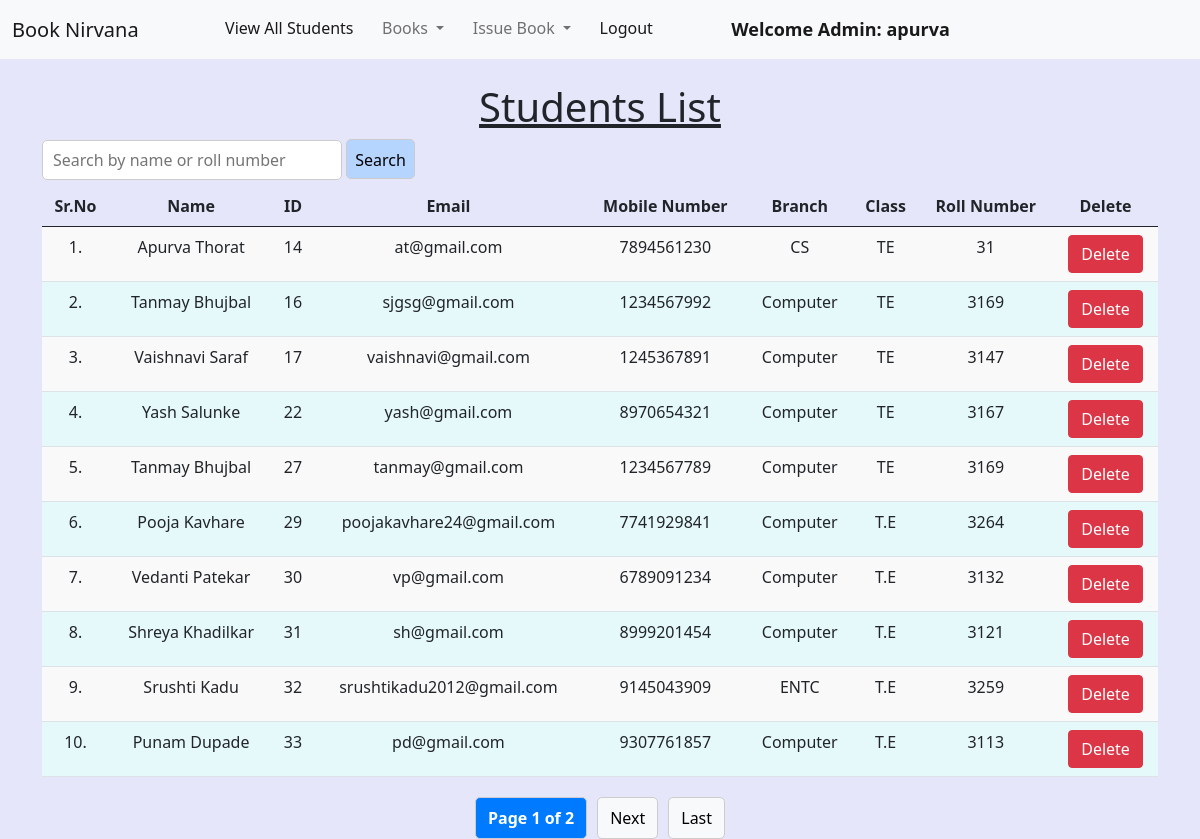
The app's page /view_students/ (signed in) with its own data.
### library/models.py (models this page shows, shortened)
class Student(models.Model):
    user = models.OneToOneField(User, on_delete=models.CASCADE)
    classroom = models.CharField(max_length=10)
    branch = models.CharField(max_length=10)
    roll_no = models.CharField(max_length=3, blank=True)
    phone = models.CharField(max_length=10, blank=True)
    image = models.ImageField(upload_to="", blank=True)

### library/views.py (the view)
# urls.py: path("view_students/", views.view_students, name="view_students"),
@login_required(login_url='/admin_login')
def view_students(request):
    query = request.GET.get('q', '')  # Get the search query from the URL parameters
    students = Student.objects.all()
    if query:
        students = students.filter(
            Q(user__first_name__icontains=query) |
            Q(user__last_name__icontains=query) |
            Q(roll_no__icontains=query)
        )
    paginator = Paginator(students, 10)  # 10 students per page
    page_number = request.GET.get('page')  # Get the page number from the request
    page_obj = paginator.get_page(page_number)  # Get the students for the current page
    return render(request, "view_students.html", {'students': page_obj, 'query': query})

### library/templates/view_students.html (shortened to what this page needs)
{% extends 'admin_navbar.html' %}
{% load static %}
{% block body %}
<div class="container mt-4">
    <h1 class="text-center"><u>Students List</u></h1>
    <form method="GET" action="{% url 'view_students' %}">
        <input type="text" name="q" placeholder="Search by name or roll number" value="{{ query }}" style="width: 300px; height: 40px; padding: 10px; font-size: 16px; border: 1px solid #ccc; border-radius: 5px;">
        <button type="submit" class="search-button">Search</button>
    </form>
    <table class="table table-hover" id="example">
        <thead>
            <tr class="text-center">
                <th>Sr.No</th>
                <th>Name</th>
                <th>ID</th>
                <th>Email</th>
                <th>Mobile Number</th>
                <th>Branch</th>
                <th>Class</th>
                <th>Roll Number</th>
                <th>Delete</th>
            </tr>
        </thead>
        <tbody>
            {% for student in students %}
            <tr class="text-center">
                <td>{{ forloop.counter0|add:students.start_index }}.</td>
                <td>{{ student.user.get_full_name }}</td>
                <td>{{ student.user.id }}</td>
                <td>{{ student.user.email }}</td>
                <td>{{ student.phone }}</td>
                <td>{{ student.branch }}</td>
                <td>{{ student.classroom }}</td>
                <td>{{ student.roll_no }}</td>
                <td><a href="/delete_student/{{ student.id }}/" class="btn btn-danger" onclick="return confirm('Are you sure you want to delete this student?')">Delete</a></td>
            </tr>
            {% endfor %}
        </tbody>
    </table>
    {% if students.has_other_pages %}
    <div class="pagination">
        <span class="active">Page {{ students.number }} of {{ students.paginator.num_pages }}</span>
        {% if students.has_next %}
            <a href="?page={{ students.next_page_number }}{% if query %}&q={{ query }}{% endif %}">Next</a>
            <a href="?page={{ students.paginator.num_pages }}{% if query %}&q={{ query }}{% endif %}">Last</a>
        {% endif %}
    </div>
    {% endif %}
</div>
{% endblock %}

### library/templates/admin_navbar.html (shortened to what this page needs)
<!doctype html>
<html lang="en">
  <head>
    <link href="https://cdn.jsdelivr.net/npm/bootstrap@5.1.0/dist/css/bootstrap.min.css" rel="stylesheet">
    <link rel="stylesheet" href="https://cdn.datatables.net/1.10.25/css/jquery.dataTables.min.css">
    <link rel="stylesheet" href="https://cdn.datatables.net/buttons/1.7.1/css/buttons.dataTables.min.css">
  </head>
  <body>
    <nav class="navbar navbar-expand-lg navbar-light bg-light">
        <div class="container-fluid">
          <a class="navbar-brand" href="#">Book Nirvana</a>
          <div class="collapse navbar-collapse" id="navbarSupportedContent">
            <ul class="navbar-nav me-auto mb-2 mb-lg-0">
              <li class="nav-item">
                <a class="nav-link active" aria-current="page" href="/view_students/">View All Students</a>
              </li>
              <li class="nav-item dropdown">
                <a class="nav-link dropdown-toggle" href="#" id="navbarDropdown" role="button" data-bs-toggle="dropdown" aria-expanded="false">
                  Books
                </a>
              </li>
              <li class="nav-item dropdown">
                <a class="nav-link dropdown-toggle" href="#" id="navbarDropdown" role="button" data-bs-toggle="dropdown" aria-expanded="false">
                  Issue Book
                </a>
              </li>
              <li class="nav-item">
                <a class="nav-link active" aria-current="page" href="/logout/">Logout</a>
              </li>
              <li class="nav-item">
                <a style="font-weight:600; font-family:'Segoe UI', Tahoma, Geneva, Verdana, sans-serif; font-size: large;" class="nav-link active" href="#">Welcome Admin: {{request.user}}</a>
              </li>
            </ul>
          </div>
        </div>
      </nav>
      {% block body %}
      {% endblock %}
  </body>
</html>

### library/templates/view_students.html (style rules this page uses)
body { background-color: lavender; }
table.table-hover tbody tr:nth-child(odd) { background-color: #f9f9f9; }
table.table-hover tbody tr:nth-child(even) { background-color: rgb(230, 249, 250); }
.search-button, .clear-button { text-align: center; color: black; margin-bottom: 7px; background: #b5d5ff; height: 40px; padding: 8px; font-size: 16px; border: 1px solid #ccc; border-radius: 5px; cursor: pointer; }
.pagination { margin-top: 20px; display: flex; justify-content: center; }
.pagination a, .pagination span { padding: 8px 12px; margin: 0 5px; text-decoration: none; border: 1px solid #ccc; border-radius: 5px; color: black; background-color: #f8f9fa; }
.pagination .active { background-color: #007bff; color: white; font-weight: bold; }

### records on screen
Student: user.get_full_name "Apurva Thorat", user.id "14", user.email "at@gmail.com", phone "7894561230", branch "CS", classroom "TE", roll_no "31"
Student: user.get_full_name "Tanmay Bhujbal", user.id "16", user.email "sjgsg@gmail.com", phone "1234567992", branch "Computer", classroom "TE", roll_no "3169"
Student: user.get_full_name "Vaishnavi Saraf", user.id "17", user.email "vaishnavi@gmail.com", phone "1245367891", branch "Computer", classroom "TE", roll_no "3147"
Student: user.get_full_name "Yash Salunke", user.id "22", user.email "yash@gmail.com", phone "8970654321", branch "Computer", classroom "TE", roll_no "3167"
Student: user.get_full_name "Tanmay Bhujbal", user.id "27", user.email "tanmay@gmail.com", phone "1234567789", branch "Computer", classroom "TE", roll_no "3169"
Student: user.get_full_name "Pooja Kavhare", user.id "29", user.email "poojakavhare24@gmail.com", phone "7741929841", branch "Computer", classroom "T.E", roll_no "3264"
Student: user.get_full_name "Vedanti Patekar", user.id "30", user.email "vp@gmail.com", phone "6789091234", branch "Computer", classroom "T.E", roll_no "3132"
Student: user.get_full_name "Shreya Khadilkar", user.id "31", user.email "sh@gmail.com", phone "8999201454", branch "Computer", classroom "T.E", roll_no "3121"
Student: user.get_full_name "Srushti Kadu", user.id "32", user.email "srushtikadu2012@gmail.com", phone "9145043909", branch "ENTC", classroom "T.E", roll_no "3259"
Student: user.get_full_name "Punam Dupade", user.id "33", user.email "pd@gmail.com", phone "9307761857", branch "Computer", classroom "T.E", roll_no "3113"

### other values on screen
{{ request.user }} "apurva"
{{ students.number }} "1"
{{ students.paginator.num_pages }} "2"
